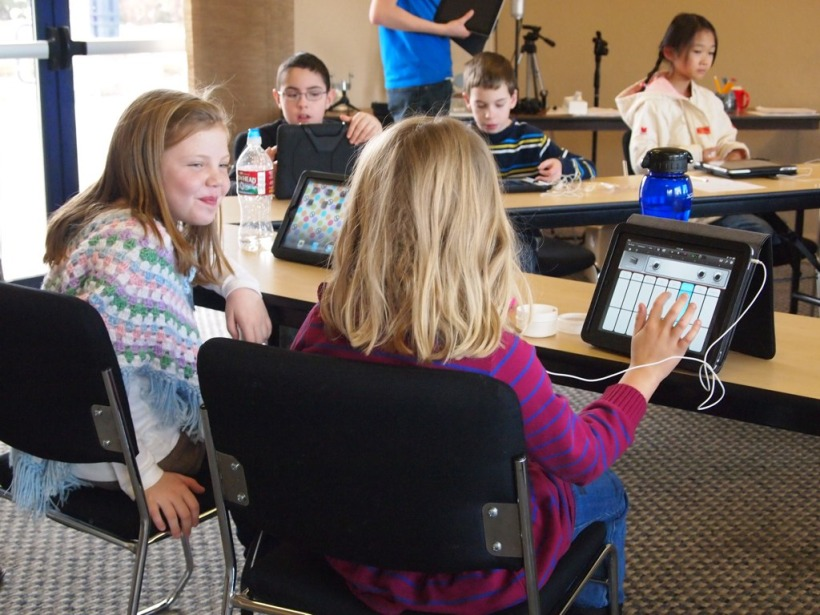
#> input picture Вариант_2/PA4_Python_CV_ITMO/images/faces.jpg, 820 x 615 px; the run also reads 1 picture not shown here
$ jupyter execute pa4.ipynb
#> lines starting #> are read from the running program, lines starting #| are printed output that depends on the picture; after the words box and inside, x2 and y2 are one past the last pixel; in counts of white or black regions, pixels touching at a corner belong together
### Вариант_2/PA4_Python_CV_ITMO/pa_utils.py
import cv2 as cv
import numpy as np
import matplotlib.pyplot as plt
import sys
from io import StringIO
from IPython import get_ipython


## Draw several images on a sigle plot side-by-side
## @param[in] Is tuples of image names and images to draw
## @param[in] ncols Number of culumns to use (0 to display them separately)
## @param[in] hide_axes If hide axes for a better view
def ShowImages(Is, ncols = 0, hide_axes = True, vmin = None, vmax = None):
  if len(Is) == 0:
    return

  # Show images one-by-one
  if len(Is) == 1 or ncols == 0:
    for I in Is:
      if I == None:
        continue

      if I[1].ndim == 2:
        axes = plt.imshow(I[1], cmap='gray', vmin = vmin, vmax = vmax)
      else:
        axes = plt.imshow(cv.cvtColor(I[1], cv.COLOR_BGR2RGB), vmin = vmin, vmax = vmax)
      plt.title(I[0])

      # If we don't need axes display, then let's hide it
      if hide_axes:
        axes.axes.get_xaxis().set_visible(False)
        axes.axes.get_yaxis().set_visible(False)

      # And now show image
      plt.show()
    return

  # Show images side-by-side
  fig, axes = plt.subplots(nrows = (len(Is) + ncols - 1) // ncols, ncols = ncols)
  axes = axes.flatten()
  for i in range(len(Is)):
    if Is[i] != None:
      if Is[i][1].ndim == 2:
        axes[i].imshow(Is[i][1], cmap='gray', vmin = vmin, vmax = vmax)
      else:
        axes[i].imshow(cv.cvtColor(Is[i][1], cv.COLOR_BGR2RGB), vmin = vmin, vmax = vmax)
      axes[i].set_title(Is[i][0])

    # If we don't need axes display, then let's hide it
    if hide_axes:
      axes[i].axes.get_xaxis().set_visible(False)
      axes[i].axes.get_yaxis().set_visible(False)

  for i in range(len(Is), ncols * ((len(Is) + ncols - 1) // ncols)):
    axes[i].set_visible(False)

  # And now show image
  plt.show()

## Remove small objects from binary image
## @param[in] I Image
## @param[in] dim A minium size of an area to keep
## @param[int] connectivity Pixel connectivity
## @return An image with components less then dim in size removed
# [45 lines left out: functions bwareaopen, imfillholes, not called in this run]
  # End of imfillholes()

## Exception class to exit Juputer cell without stopping the kernel
## Exception temporarily redirects stderr to buffer.
class IPythonExitException(SystemExit):
  ## Class constructor
  ## It redirects stderr to buffer to make exit clean
  def __init__(self):
    print("Stopping.")
    sys.stderr = StringIO()

  ## Class destructor
  ## It redirects stderr back to output
  def __del__(self):
    sys.stderr.close()
    sys.stderr = sys.__stderr__

## A custom exit function to exit cell execution without exiting kernel
def ipython_exit_cell():
  raise IPythonExitException

# Check if execution is running with IPython then redefine exit with stopping a cell only
if get_ipython():
  exit = ipython_exit_cell
else:
  exit = exit

### Вариант_2/PA4_Python_CV_ITMO/pa4.ipynb
# **Authors**

***Please complete the following fields with your group (stream) number and you name with ISU ID number.***

> **[GROUP (STREAM) ID] Computer Vision**
>
> Name, ISU id

The task and guidelines were prepared by Andrei Zhdanov and Sergei Shavetov, ITMO University, 2025.

# **Practical Assignment No 4. Face Detection. Viola-Jones Approach**

***Study of Viola-Jones approach for detection of faces and parts of bodies in images.***

To implement the current practical assignment task we would need OpenCV and NumPy libraries along with image display functions we wrote during the Image Processing class. We import OpenCV's `cv2` library as `cv` for easier use.

[cell 1]
# Import OpenCV library as both cv2 and cv
import cv2
import cv2 as cv
# Import NumPy library as np
import numpy as np
# Import functions from our utility library
from pa_utils import ShowImages, exit

# **Introduction**

The Viola-Jones face detector method [1] is based on the following four concepts:
1. Haar-like features as weak classifiers.
2. Integral image representation for fast calculation of Haar-like features.
3. AdaBoost training method to combine weak classifiers into a strong classifier.
4. Combining strong classifiers into a cascade classifier.

## Haar-like Features

Haar-like feature is a kind of weak classifier. It can be defined as the difference of the sum of pixels of areas inside the rectangle, which can be at any position and scale within the original image. In a traditional Viola-Jones face detector algorithm 4 types of Haar-like features that are shown in Fig. 1 are used.

First of all, we have to understand what these features are. Let us look at Fig. 1.

|  |
|:--:|
| ***Fig. 1.*** *Haar-like features used in Viola-Jones face detector.* |

To calculate the value of the Haar-like feature we need to calculate sums of pixels inside rectangular areas of the image and do it as fast as possible.

$$
value = \sum{(pixels\ in\ black\ area)} - \sum{(pixels\ in\ white\ area)}.
$$

The straightforward calculation of the sum of pixel values in a rectangle would require the number of addition operations equal to the number of pixels minus one. To speed up the feature calculation, an integral image representation is used. In this representation, each pixel stores the sum of all pixel values positioned to the left and above of the current pixel, see Fig. 2.

|  |
|:--:|
| ***Fig. 2.*** *Integral image.* |

After the integral image is calculated, to calculate the sum of pixel intensity values in an arbitrary rectangle we need to access only four pixels of an integral image located at the corners of the rectangle, see Fig. 3.

$$
sum = D - B - C + A,
$$

where $D$ is the bottom right corner of the rectangle, $B$ is a pixel one pixel above the top right corner of the rectangle, $C$ is the pixel to one pixel the left of the bottom left corner of the rectangle, and $A$ is a pixel one pixel above and to the left of the top left corner of the rectangle.

|  |
|:--:|
| ***Fig. 3.*** *Rectangular sum calculation with an integral image.* |

The set of Haar-like features (which are weak classifiers) can be combined with a weighted sum of their values to form a more complex strong classifier, see Fig. 4. The training algorithm is called AdaBoost. It consists of several boosting rounds, and each boosting round is a selection of a best weak Haar-like feature to classify the training set taking the classification errors of the previous rounds into account.

|  |
|:--:|
| ***Fig. 4.*** *Combining weak classifiers into a strong classifier.* |

Formally, the AdaBoost training scheme algorithm can be described with the following steps:

1. On an input we have a training set $T = \{(x_i, y_i) | x_i \in X, y_i \in \{-1,1\}\}$ and a set of all possible weak classifiers $\{h\}$.
2. Initialize the weights for training set items to be equal and sum up to $1$. $D_1(i) = 1 / m$, where $m$ is a number of training set items.
3. Do $K$ iterations:
    1. Choose $h_k$ from a set of weak classifiers $H$, so that the weighted classification error probability is minimal (the probability of the wrong classification with taking weights into account):
    $$
      \epsilon_k = Pr_{i~D_k}[h_k (x_i) \neq y_i].
    $$
    2. Calculate the weight of the currently selected weak classifier based on its classification error probability:
    $$
      \alpha_k = \dfrac{1}{2} \ln \left({\dfrac{1 - \epsilon_k}{\epsilon_k}}\right).
    $$
    3. Reweigh the training set with new weights:
    $$
      D_{k+1} (i) = \dfrac{D_k(i)}{Z_k} \cdot
      \begin{cases}
        e ^ {-\alpha_k}, h_k(x_i) = y_i, \\
        e ^ {\alpha_k}, h_k(x_i) \neq y_i.
      \end{cases}
    $$
4. After completing $K$ iterations build a strong classifier as a weighted sum of weak classifiers that were selected during boosting rounds:
$$
  H(x) = sign \left( \sum_{k=1}^{K} \alpha_k h_k(x) \right).
$$

## Cascade Classifiers

A strong classifier that has a required accuracy may require the calculation of too many weak classifiers that would slow down the detection speed taking into account that most scanned windows do not contain faces. To speed up the detection rate a set of classifiers with increasing complexity are organized in a cascade of classifiers. The cascade contains a set of classifiers with an increasing complexity and detection rate, see Fig. 5.

|  |
|:--:|
| ***Fig. 5.*** *Cascade classifier.* |

To be classified positively, a sliding window should pass all cascade stages. In case any classifier rejects the window, it is immediately rejected, and the detector proceeds to the next window. As a result, most of the negative windows are rejected fast with the first fast classifiers in the cascade.

The detection rate (true positive rate, TP) of a cascade classifier is a multiplication of detection rates of all classifiers in a cascade:

$$
  TP = \prod_i TP_i.
$$

The false positive rate (FP) is also a multiplication of false positives of cascade classifiers;

$$
  FP = \prod_i FP_i.
$$

As a result, to build a classifier with $0.9$ true positive rate and $10^{-6}$ false negative, each classifier in a cascade should meet the requirement of $0.99$ true positive and just $0.3$ false positive.

Each classifier of the cascade is trained using the AdaBoost training scheme with the requirement to maximize the true positive detection rate while keeping false positives within a given range. The training set is modified between the boosting rounds to increase the complexity of each cascade step.

## References
1. Viola, P., & Jones, M. (2001). Robust real-time object detection. In International Journal of Computer Vision.

# **Task 1. Faces detection**

***Take three arbitrary images containing several faces. Try to use images with a different number of faces and different scales. Perform a search for faces using the Viola-Jones approach. Calculate the number of faces found on each image.***

OpenCV provides a class named `cv2.CascadeClassifier` for cascade classifier execution. Cascade is defined in an *XML* file and can be loaded from a file named `filename` to a classifier object with the `cv2.CascadeClassifier.load(filename)` function. It returns either $True$ or $False$ depending on if the cascade was loaded successfully.

***Notes.***
1. The OpenCV library provides some built-in cascade descriptors for faces, eyes, mouths, cat faces, and Russian license plates which can be found in the `data\haarcascades` folder of OpenCV distribution. See [1] for a complete list of built-in cascades.
2. Other cascade classifiers can be trained using the cascade training tool which is out of the scope of the current practical assignment. You can refer to the `traincascade` OpenCV tool documentation, see [2] for additional information.

### References
1. OpenCV. (2020). OpenCV Haar cascades repository. Retrieved February 1, 2025, from https://github.com/opencv/opencv/tree/4.x/data/haarcascades
2. OpenCV. (2021). Cascade classifier training. Retrieved February 1, 2025, from https://docs.opencv.org/4.x/dc/d88/tutorial_traincascade.html

OpenCV provides several built-in pre-trained cascades for face detection:
- `haarcascade_frontalface_default.xml` is the default $24\times 24$ window size pre-trained adaboost cascade for face detection. It has the higher detection rate but at the same time it has more false-positives.
- `haarcascade_frontalface_alt.xml` is an alternative $20\times 20$ window size pre-trained adaboost cascade for face detection. It has a lower detection rate but also less false-positives.
- `haarcascade_frontalface_alt2.xml` and `haarcascade_frontalface_alt_tree.xml` are two other alternative $20\times 20$ window size pre-trained adaboost cascade with tree-based decision tree.
- `haarcascade_profileface.xml` is a $20\times 20$ window size pre-trained adaboost cascade for profile face detections.

Let us try creating a cascade classifier and loading a default built-in cascade for frontal face detection from a file `haarcascade_frontalface_default.xml`.

[cell 2]
# Load a cascade for face
cascade_face_fn = "haarcascades/haarcascade_frontalface_default.xml"
cascade_face = cv.CascadeClassifier()
if cascade_face.load(cv.samples.findFile(cascade_face_fn)):
  print("Face cascade successfully loaded from \"{}\"".format(cascade_face_fn))
else:
  print("Error loading face cascade from \"{}\"".format(cascade_face_fn))
  exit()

After a cascade is loaded it can be applied to an image with `cv2.detectMultiScale(image, scaleFactor, minNeighbors, flags, minSize, maxSize) -> objects` function. This function takes an `image` and applies a previously loaded cascade to detect `objects`. Additional arguments allow specifying optional parameters for object detection:
- `scaleFactor` defines a scale factor between two window sizes when scanning an image with window sizes from `minSize` to `maxSize` (default scale factor is $1.1$);
- `minNeighbors` defines a threshold of how many objects should be found in the same region to consider the detection to be positive, it allows filtering false-positive detections (default threshold is $3$);
- `flags` are not used for Haar cascades, so could be ignored;
- `minSize` and `maxSize` are tuples defining the minimum and maximum size of the window.

There are also two additional functions for multiscale detections that allow to get additional classification parameters, these are:
- `cv2.detectMultiScale2(...) -> objects, numDetections` which allows getting the number of different windows joined together to form the detected objects' location;
- `cv2.detectMultiScale3(..., outputRejectLevels = True) -> objects, rejectLevels, levelWeights` which returns the detection weights which are the certainty of classification at the last stage.

Let us load an image with people and run face detection with the cascade classifier we loaded.

[cell 3]
# Read an image from a file in BGR
fn = "images/faces.jpg"
I1 = cv.imread(fn, cv.IMREAD_COLOR)
#> I1 is the input picture: shape (615, 820, 3); mean B, G, R 93.6, 98.1, 111.9
if not isinstance(I1, np.ndarray) or I1.data == None:
  print("Error reading file \"{}\"".format(fn))
  exit()

# Convert to grayscale
I1gray = cv.cvtColor(I1, cv.COLOR_BGR2GRAY)
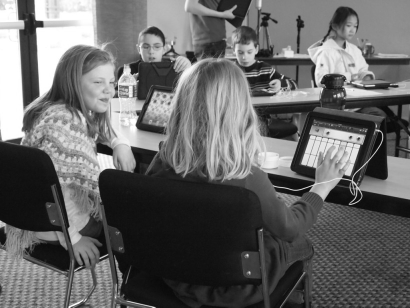
#> I1gray: shape (615, 820) (shown at 1/2 size); min 2, max 255, mean 101.7
# Equalize histogram for a better processing quality
I1gray = cv.equalizeHist(I1gray)
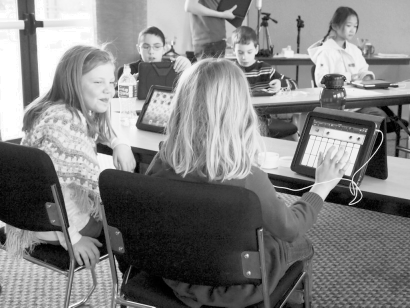
#> I1gray: shape (615, 820) (shown at 1/2 size); min 0, max 255, mean 128.4

# Display it
ShowImages([("Source image", I1)])
#> (the call stopped at in ShowImages, `axes = plt.imshow(cv.cvtColor(I[1], cv.COLOR_BGR2RGB), vmin = vmin, vm..`: IPython is not available in this run)

# And detect faces
I1objects = cascade_face.detectMultiScale(I1gray, minNeighbors = 3)
#> I1objects = [[686, 39, 36, 36], [276, 72, 56, 56], [467, 87, 50, 50], [110, 331, 60, 60], [89, 217, 61, 61], [69, 214, 62, 62], [164, 134, 82, 82]]

print("{} faces were detected".format(len(I1objects)))
#| 7 faces were detected

The returned `objects` array stores the list of rectangles for found objects (in our case they are faces). So, we can iterate them all and highlight them on the source image. Also, we can extract faces and display them separately.

[cell 4]
# Highlight faces
I1out = I1.copy()
I1faces = []
for (x, y, w, h) in I1objects:
  # Draw a rectangle on an image to highlight the detected face with a yellow color
  cv.rectangle(I1out, (x, y, w, h), (0, 255, 255), thickness = 1)

  # Extract the face from an image by matrix slicing
  I1face = I1[y : y + h, x : x + w]
  # And add it to the array for displaying
  I1faces.append(("Face {}".format(len(I1faces) + 1), I1face))
#> this loop made 7 passes
#> pass 1, `I1face = I1[y : y + h, x : x + w]`:
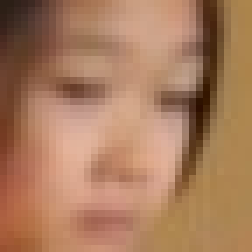
#> I1face: shape (36, 36, 3) (shown 7 times larger); mean B, G, R 93.9, 124.2, 169.6
#> pass 2, `I1face = I1[y : y + h, x : x + w]`:
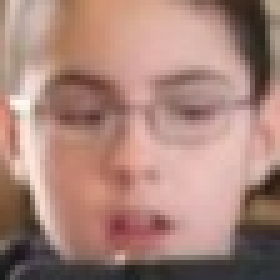
#> I1face: shape (56, 56, 3) (shown 5 times larger); mean B, G, R 122.5, 132.5, 168.8
#> pass 3, `I1face = I1[y : y + h, x : x + w]`:
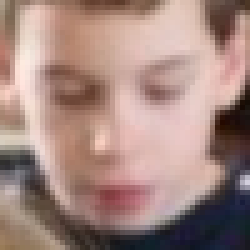
#> I1face: shape (50, 50, 3) (shown 5 times larger); mean B, G, R 127.9, 135.3, 164.1
#> after the loop:
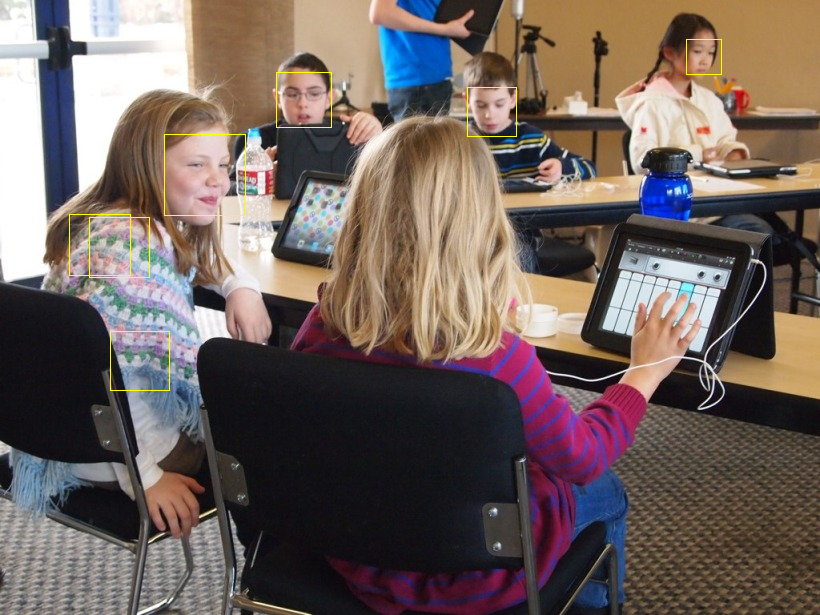
#> I1out: shape (615, 820, 3); 0.32% of pixels changed, all inside (x1, y1, x2, y2) = (69, 39, 722, 391)
#> after the loop, I1faces = 7 items

# Display it
ShowImages([("Detected faces", I1out)])
#> (the rest of the program and of its run is left out)
